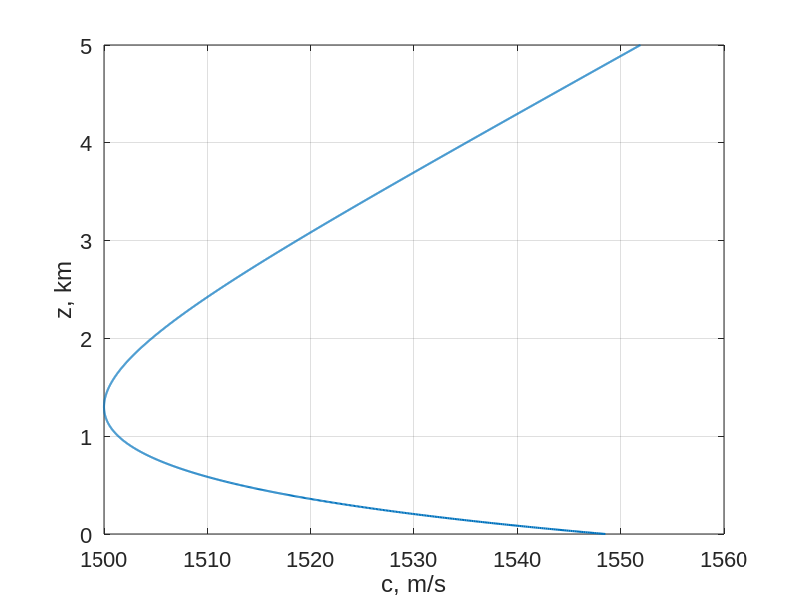

Write the MATLAB code that produced this figure. (Note: this script raises an error after producing the figure.)
close all;
clear variables;
clc;

set(0, 'DefaultAxesFontSize', 16, 'DefaultAxesFontName', 'Arial');
set(0, 'DefaultTextFontSize', 16, 'DefaultTextFontName', 'Arial'); 


% source function

dt = 10^(-4);
Tmax = 0.5;
tt = 0:dt:Tmax;

alph = 400;
bet = 500;
aa = (bet^2+alph^2)/alph;
phi = pi/2;

ft_s = aa*exp(-bet*tt).*(-bet*sin(alph*tt + phi) + alph*cos(alph*tt + phi) + bet*sin(phi) )  ;
% 
% figure;
% plot(tt,ft_s,'linewidth',1.5);
% grid on;
% legend('dg(t)/dt');
% xlabel('t, s');
% xlim([0 0.1]);

% 
% gt_s = aa*exp(-bet*tt).*(sin(alph*tt+phi) - sin(phi)) ;
% 
% figure;
% plot(tt,gt_s,'linewidth',1.5,'color','red');
% grid on;
% legend('g(t)');
% xlabel('t, s');


% source-receiver geometry

zs = 2000;
zr = 2000;
R = [5000 25000 50000 75000 100000];

% medium

MP.LayersData = [[0 1500 1500 1 1 0 0]; [4500 1500 1600 1 1 0 0] ];
z = 0:2:5000;
zbar = 2*(z-1300)/1300;
eps = 0.00737;
c = 1500*(1 + eps*(zbar - 1 + exp(-zbar)));

figure;
plot(c,z/1000,'linewidth',1.5);
grid on;
xlabel('c, m/s');
ylabel('z, km');


MP.HydrologyData = [z.' c.'];


[t_r pt_r] = PulseSignalAssembleNoR(  ft_s, dt, zs, zr, MP, R  );


for ii = 1:length(R)
    
    dlmwrite(['pulses/' int2str(R(ii)) '_ac_modes_bb.txt'],[t_r(:,ii) pt_r(:,ii)],'delimiter','\t','precision',8);
    
end;



